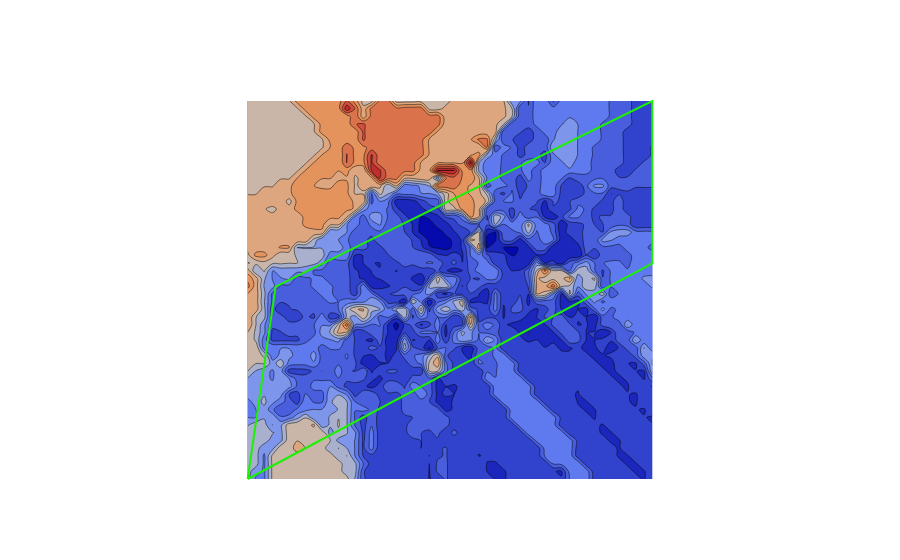

This figure's notebook cell:
### Code cell
plotly.offline.iplot(fig)

### Figure 1 — Plotly figure (JSON) as saved in the notebook; plotly's stock layout.template omitted (floating-point values rounded to 4 significant figures; data arrays with more than 128 entries replaced by an {"elided": "..."} marker saying what was removed)
{"data": [{"showscale": false, "type": "contour", "uid": "aab07210-1836-4de7-bdd1-039289300a6f", "visible": true, "x": [40.7, 40.7, 40.71, 40.71, 40.71, 40.71, 40.72, 40.72, 40.72, 40.72, 40.72, 40.73, 40.73, 40.73, 40.73, 40.74, 40.74, 40.74, 40.74, 40.75, 40.75, 40.75, 40.75, 40.76, 40.76, 40.76, 40.76, 40.76, 40.77, 40.77, 40.77, 40.77, 40.78, 40.78, 40.78, 40.78, 40.79, 40.79, 40.79, 40.79, 40.8, 40.8, 40.8, 40.8, 40.8, 40.81, 40.81, 40.81, 40.81, 40.82], "y": [-74.03, -74.03, -74.03, -74.02, -74.02, -74.02, -74.02, -74.01, -74.01, -74.01, -74.01, -74.01, -74.0, -74.0, -74.0, -74.0, -73.99, -73.99, -73.99, -73.99, -73.99, -73.98, -73.98, -73.98, -73.98, -73.97, -73.97, -73.97, -73.97, -73.97, -73.96, -73.96, -73.96, -73.96, -73.95, -73.95, -73.95, -73.95, -73.95, -73.94, -73.94, -73.94, -73.94, -73.94, -73.93, -73.93, -73.93, -73.93, -73.92, -73.92], "z": {"elided": "50x50 float values"}}], "layout": {"shapes": [{"line": {"color": "rgb(29, 240, 4)", "width": 2}, "opacity": 1, "path": "M 40.70103,-74.029704 L40.708998,-73.974842 L40.816453,-73.921881 L40.816453,-73.968224 L40.70103,-74.029704", "type": "path"}], "xaxis": {"showgrid": false, "showline": false, "showticklabels": false, "ticks": "", "zeroline": false}, "yaxis": {"scaleanchor": "x", "scaleratio": 1, "showgrid": false, "showline": false, "showticklabels": false, "ticks": "", "zeroline": false}}}
